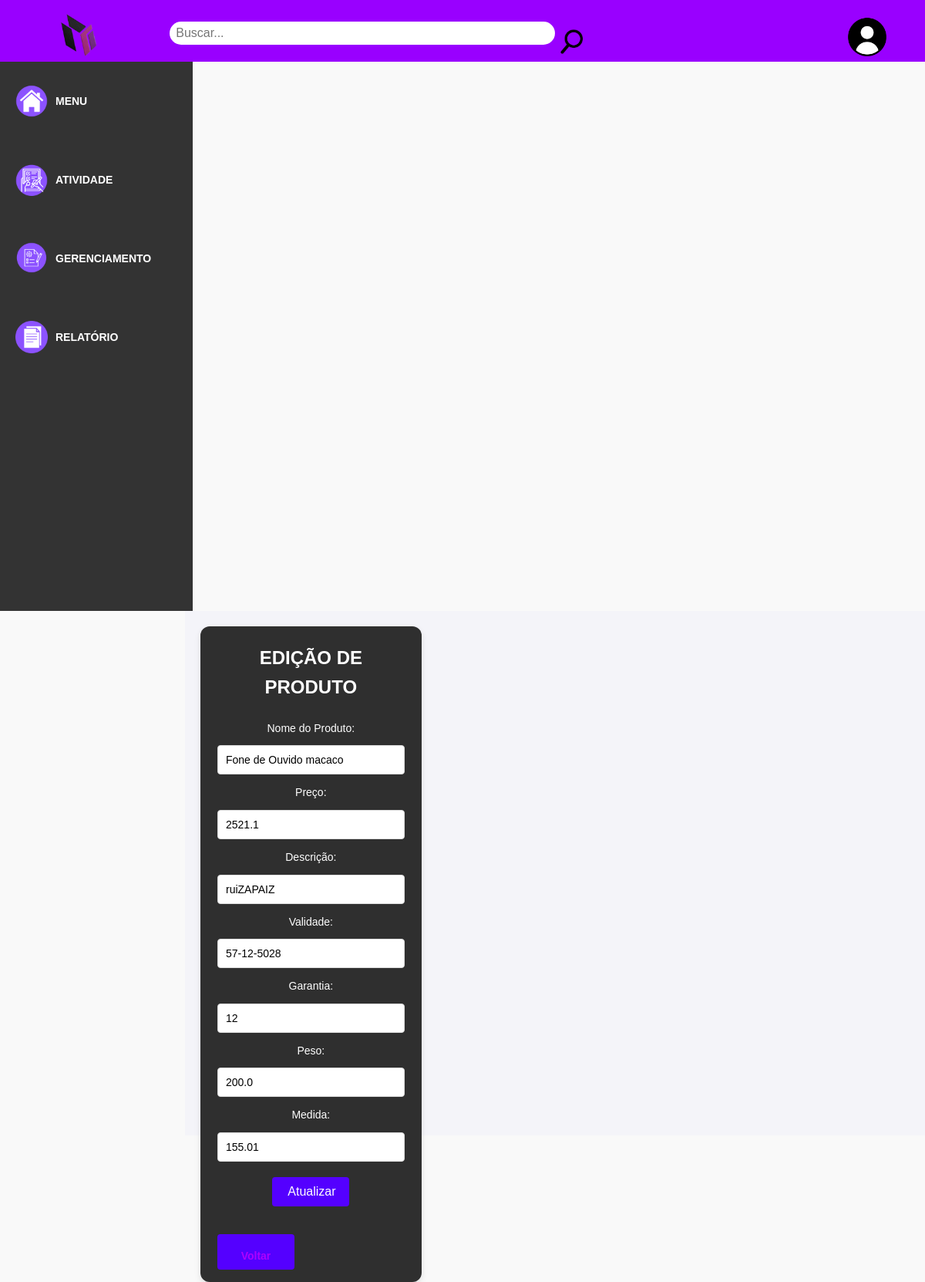
Page /produtos/editar/6 on the committed database.
### models.py (models this page shows, shortened)
class Produto(Base):
    __tablename__ = 'PRODUTO'
    id_produto = Column(Integer, primary_key=True)
    nome_produto = Column(String(30), nullable=False, index=True)
    preco_produto = Column(Float, nullable=False)
    descricao = Column(String(80), nullable=False)
    validade_produto = Column(String, nullable=False)
    garantia_produto = Column(Integer, nullable=False)  # Garantia em meses
    peso_produto = Column(Float, nullable=False)  # Em kg
    medida_produto = Column(String, nullable=False)  # Em cm
    id_fornecedor = Column(Integer, ForeignKey('FORNECEDOR.id_fornecedor'), nullable=False)
    fornecedor = relationship('Fornecedor', back_populates='produtos')
    id_categoria_prod = Column(Integer, ForeignKey('CATEGORIA_PROD.id_categoria_prod'), nullable=False)
    categoria = relationship('Categoria', back_populates='produtos')

### app.py (the view, shortened to what this page needs)
@app.route('/produtos/editar/<int:id>', methods=['GET', 'POST'])
def editar_produtos(id):
    produto_atualizado = db_session.execute(select(Produto).where(Produto.id_produto == id)).scalar()
    if not produto_atualizado:
        flash('Produto não encontrado!')
        return redirect(url_for('produtos'))
    return render_template('editar_produto.html', produto=produto_atualizado)

### templates/editar_produto.html
{% extends 'base.html' %}
{% block conteudo %}
<div class="cards">
    <form action="{{ url_for('editar_produtos', id=produto.id_produto) }}" method="POST">
            <h1>EDIÇÃO DE PRODUTO</h1>
            <label for="nome">Nome do Produto:</label>
            <input type="text" name="nome" id="nome" value="{{ produto.nome_produto }}" required>
            <br>
            <label for="preco">Preço:</label>
            <input type="text" name="preco" id="preco" value="{{ produto.preco_produto }}" required>
            <br>
            <label for="descricao">Descrição:</label>
            <input type="text" name="descricao" id="descricao" value="{{ produto.descricao }}">
            <br>
            <label for="validade">Validade:</label>
            <input type="text" name="validade" id="validade" value="{{ produto.validade_produto }}">
            <br>
            <label for="garantia">Garantia:</label>
            <input type="text" name="garantia" id="garantia" value="{{ produto.garantia_produto }}">
            <br>
            <label for="peso">Peso:</label>
            <input type="text" name="peso" id="peso" value="{{ produto.peso_produto }}">
            <br>
            <label for="medida">Medida:</label>
            <input type="text" name="medida" id="medida" value="{{ produto.medida_produto }}">
            <br>
            <button type="submit">Atualizar</button>
            <br><br>
        </form>
    <div class="vol">
        <button><a href="{{ url_for('produtos') }}"><strong>Voltar</strong></a></button>
    </div>
</div>
{% endblock %}

### static/css/base.css (style rules this page uses)
* { margin: 0; padding: 0; font-family: Arial, Helvetica, sans-serif; box-sizing: border-box; }
body { line-height: 1.6; color: #363636; background-color: #f9f9f9; }
main h1 { font-size: 24px; font-weight: 600; margin-bottom: 20px; }
.cards { background-color: #2f2f2f; border-radius: 12px; width: calc(33.33% - 20px); padding: 20px; box-shadow: 0 4px 8px rgba(0, 0, 0, 0.1); text-align: center; transition: box-shadow 0.3s ease; color: #ffffff; position: relative; overflow: hidden; border: 2px solid transparent; }
label { font-size: 14px; color: #ffffff; margin-bottom: 5px; align-self: flex-start; }
input[type="text"], input[type="password"] { width: 100%; padding: 10px; margin: 10px 0; border-radius: 4px; border: 1px solid #ddd; box-sizing: border-box; font-size: 14px; }
button { background-color: #5400ff; color: white; padding: 10px 20px; border: none; border-radius: 4px; cursor: pointer; font-size: 16px; margin-top: 10px; width: 100px; box-sizing: border-box; }
.vol { margin-right: 250px; height: 50px; }
a { text-decoration: none; color: #ad00ff; font-size: 14px; margin-top: 10px; display: block; }

### rows in the picture
Produto: nome "Fone de Ouvido macaco", preco "2521.1", descricao "ruiZAPAIZ", validade "57-12-5028", garantia "12", peso "200.0", medida "155.01"
